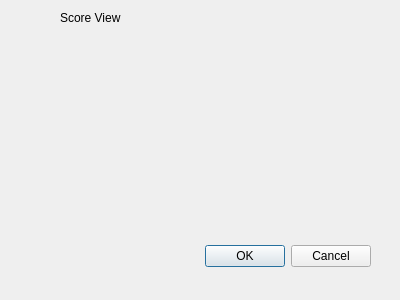
<?xml version="1.0" encoding="UTF-8"?>
<ui version="4.0">
 <class>Dialog</class>
 <widget class="QDialog" name="Dialog">
  <property name="geometry">
   <rect>
    <x>0</x>
    <y>0</y>
    <width>400</width>
    <height>300</height>
   </rect>
  </property>
  <property name="windowTitle">
   <string>Dialog</string>
  </property>
  <widget class="QDialogButtonBox" name="buttonBox">
   <property name="geometry">
    <rect>
     <x>30</x>
     <y>240</y>
     <width>341</width>
     <height>32</height>
    </rect>
   </property>
   <property name="orientation">
    <enum>Qt::Horizontal</enum>
   </property>
   <property name="standardButtons">
    <set>QDialogButtonBox::Cancel|QDialogButtonBox::Ok</set>
   </property>
  </widget>
  <widget class="QLabel" name="label">
   <property name="geometry">
    <rect>
     <x>60</x>
     <y>10</y>
     <width>61</width>
     <height>16</height>
    </rect>
   </property>
   <property name="text">
    <string>Score View</string>
   </property>
  </widget>
 </widget>
 <resources/>
 <connections>
  <connection>
   <sender>buttonBox</sender>
   <signal>accepted()</signal>
   <receiver>Dialog</receiver>
   <slot>accept()</slot>
   <hints>
    <hint type="sourcelabel">
     <x>248</x>
     <y>254</y>
    </hint>
    <hint type="destinationlabel">
     <x>157</x>
     <y>274</y>
    </hint>
   </hints>
  </connection>
  <connection>
   <sender>buttonBox</sender>
   <signal>rejected()</signal>
   <receiver>Dialog</receiver>
   <slot>reject()</slot>
   <hints>
    <hint type="sourcelabel">
     <x>316</x>
     <y>260</y>
    </hint>
    <hint type="destinationlabel">
     <x>286</x>
     <y>274</y>
    </hint>
   </hints>
  </connection>
 </connections>
</ui>
